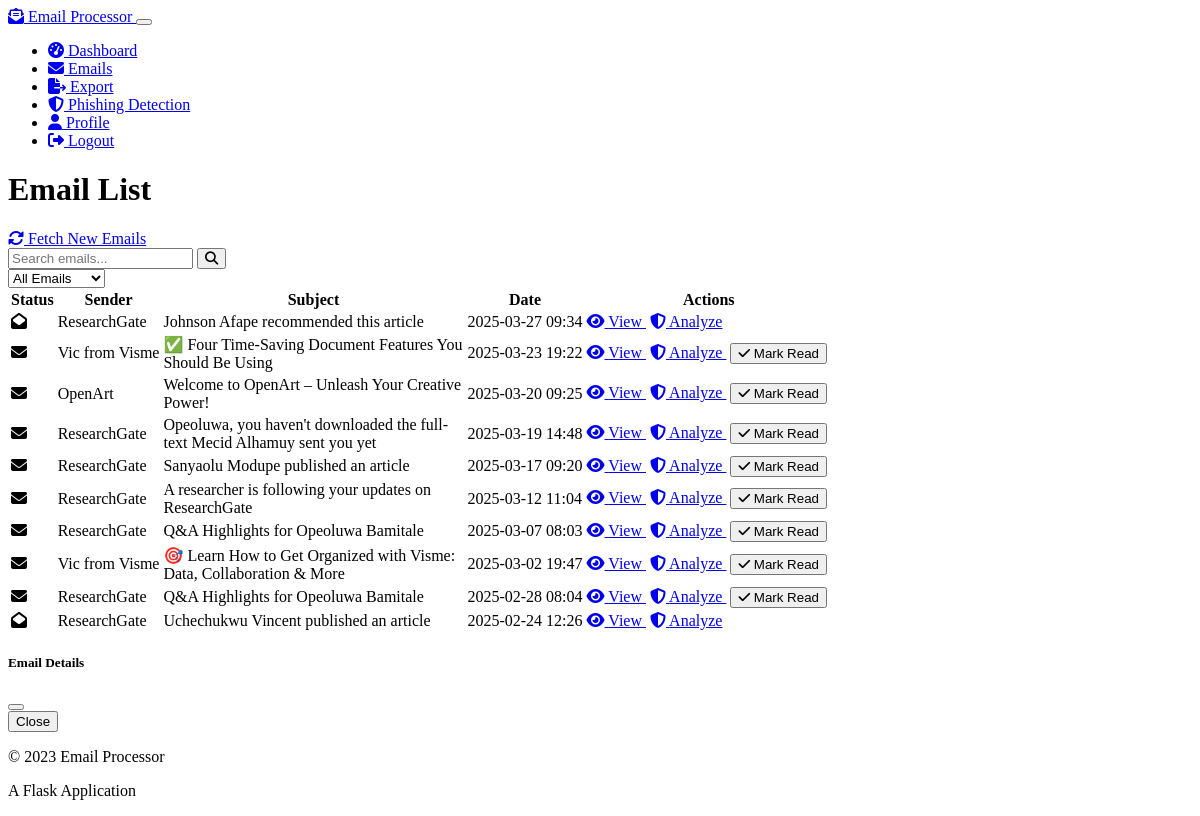
Before: /emails (signed in) with the older database file.
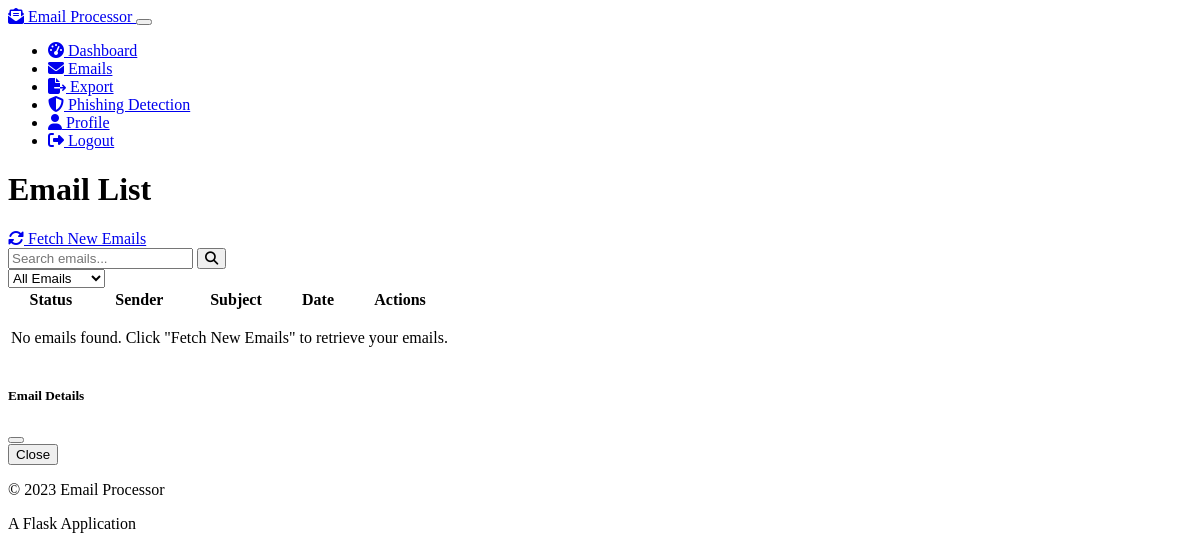
After: the same page with the newer database file.
### models.py (models this page shows, shortened)
class Email(db.Model):
    id = db.Column(db.Integer, primary_key=True)
    user_id = db.Column(db.Integer, db.ForeignKey('user.id'), nullable=False)
    message_id = db.Column(db.String(256), nullable=False)
    sender = db.Column(db.String(120), nullable=False)
    sender_name = db.Column(db.String(120))
    recipient = db.Column(db.String(120), nullable=False)
    subject = db.Column(db.String(512))
    body_text = db.Column(db.Text)
    body_html = db.Column(db.Text)
    body_cleaned = db.Column(db.Text)
    date_received = db.Column(db.DateTime)
    date_processed = db.Column(db.DateTime, default=datetime.utcnow)
    is_read = db.Column(db.Boolean, default=False)

### email_processor.py (the view)
@email_processor_bp.route("/emails")
@login_required
def emails_list():
    page = request.args.get('page', 1, type=int)
    per_page = request.args.get('per_page', 10, type=int)
    emails_pagination = Email.query.filter_by(user_id=current_user.id)\
        .order_by(Email.date_received.desc())\
        .paginate(page=page, per_page=per_page, error_out=False)
    return render_template('emails.html', emails=emails_pagination)

### app.py (called while the page is built)
@login_manager.user_loader
def load_user(user_id):
    from models import User
    return User.query.get(int(user_id))

### templates/emails.html (shortened to what this page needs)
{% extends 'base.html' %}
{% block content %}
<div class="row mb-4">
    <div class="col-md-8">
        <h1 class="mb-4">Email List</h1>
    </div>
    <div class="col-md-4 text-end">
        <a href="{{ url_for('email_processor_bp.fetch_emails_route') }}" class="btn btn-primary">
            <i class="fas fa-sync-alt"></i> Fetch New Emails
        </a>
    </div>
</div>
<div class="card bg-dark">
    <div class="card-body">
        <div class="mb-4">
            <div class="row">
                <div class="col-md-8">
                    <div class="input-group">
                        <input type="text" id="emailSearch" class="form-control" placeholder="Search emails...">
                        <button class="btn btn-outline-secondary" type="button" id="searchButton">
                            <i class="fas fa-search"></i>
                        </button>
                    </div>
                </div>
                <div class="col-md-4">
                    <select class="form-select" id="emailFilter">
                        <option value="all">All Emails</option>
                    </select>
                </div>
            </div>
        </div>
        <div class="table-responsive">
            <table class="table table-hover">
                <thead>
                    <tr>
                        <th scope="col">Status</th>
                        <th scope="col">Sender</th>
                        <th scope="col">Subject</th>
                        <th scope="col">Date</th>
                        <th scope="col">Actions</th>
                    </tr>
                </thead>
                <tbody>
                    {% if emails.items %}
                        {% for email in emails.items %}
                            <tr class="{{ 'table-primary' if not email.is_read else '' }}">
                                <td>
                                    {% if email.is_read %}
                                        <i class="fas fa-envelope-open text-muted" title="Read"></i>
                                    {% else %}
                                        <i class="fas fa-envelope text-primary" title="Unread"></i>
                                    {% endif %}
                                </td>
                                <td>{{ email.sender_name or email.sender }}</td>
                                <td class="text-truncate" style="max-width: 300px;">{{ email.subject }}</td>
                                <td>{{ email.date_received.strftime("%Y-%m-%d %H:%M") if email.date_received else "Unknown" }}</td>
                                <td>
                                    <a href="{{ url_for('email_processor_bp.email_detail', email_id=email.id) }}" class="btn btn-sm btn-primary">
                                        <i class="fas fa-eye"></i> View
                                    </a>
                                    <a href="{{ url_for('phishing_detector_bp.phishing_details', email_id=email.id) }}" class="btn btn-sm btn-outline-danger analyze-phishing-btn" data-email-id="{{ email.id }}">
                                        <i class="fas fa-shield-alt"></i> Analyze
                                    </a>
                                    {% if not email.is_read %}
                                        <button class="btn btn-sm btn-outline-success mark-read-btn" data-email-id="{{ email.id }}">
                                            <i class="fas fa-check"></i> Mark Read
                                        </button>
                                    {% endif %}
                                </td>
                            </tr>
                        {% endfor %}
                    {% else %}
                        <tr>
                            <td colspan="5" class="text-center">
                                <p class="my-3">No emails found. Click "Fetch New Emails" to retrieve your emails.</p>
                            </td>
                        </tr>
                    {% endif %}
                </tbody>
            </table>
        </div>
    </div>
</div>
<div class="modal fade" id="emailDetailModal" tabindex="-1" aria-labelledby="emailDetailModalLabel" aria-hidden="true">
    <div class="modal-dialog modal-lg">
        <div class="modal-content">
            <div class="modal-header">
                <h5 class="modal-title" id="emailDetailModalLabel">Email Details</h5>
                <button type="button" class="btn-close" data-bs-dismiss="modal" aria-label="Close"></button>
            </div>
            <div class="modal-footer">
                <button type="button" class="btn btn-secondary" data-bs-dismiss="modal">Close</button>
            </div>
        </div>
    </div>
</div>
{% endblock %}

### templates/base.html (shortened to what this page needs)
<!DOCTYPE html>
<html lang="en" data-bs-theme="dark">
<head>
    <link rel="stylesheet" href="https://cdn.replit.com/agent/bootstrap-agent-dark-theme.min.css">
    <link rel="stylesheet" href="https://cdnjs.cloudflare.com/ajax/libs/font-awesome/6.4.0/css/all.min.css">
    <link rel="stylesheet" href="{{ url_for('static', filename='css/custom.css') }}">
</head>
<body>
    <nav class="navbar navbar-expand-lg navbar-dark bg-dark mb-4">
        <div class="container">
            <a class="navbar-brand" href="{{ url_for('index') }}">
                <i class="fas fa-envelope-open-text"></i> Email Processor
            </a>
            <button class="navbar-toggler" type="button" data-bs-toggle="collapse" data-bs-target="#navbarNav" aria-controls="navbarNav" aria-expanded="false" aria-label="Toggle navigation">
            </button>
            <div class="collapse navbar-collapse" id="navbarNav">
                <ul class="navbar-nav ms-auto">
                    {% if current_user.is_authenticated %}
                        <li class="nav-item">
                            <a class="nav-link" href="{{ url_for('email_processor_bp.dashboard') }}">
                                <i class="fas fa-tachometer-alt"></i> Dashboard
                            </a>
                        </li>
                        <li class="nav-item">
                            <a class="nav-link" href="{{ url_for('email_processor_bp.emails_list') }}">
                                <i class="fas fa-envelope"></i> Emails
                            </a>
                        </li>
                        <li class="nav-item">
                            <a class="nav-link" href="{{ url_for('csv_exporter_bp.export_page') }}">
                                <i class="fas fa-file-export"></i> Export
                            </a>
                        </li>
                        <li class="nav-item">
                            <a class="nav-link" href="{{ url_for('phishing_detector_bp.phishing_detection_dashboard') }}">
                                <i class="fas fa-shield-alt"></i> Phishing Detection
                            </a>
                        </li>
                        <li class="nav-item">
                            <a class="nav-link" href="{{ url_for('user_progress_bp.profile') }}">
                                <i class="fas fa-user"></i> Profile
                            </a>
                        </li>
                        <li class="nav-item">
                            <a class="nav-link" href="{{ url_for('google_auth.logout') }}">
                                <i class="fas fa-sign-out-alt"></i> Logout
                            </a>
                        </li>
                    {% else %}
                        <li class="nav-item">
                            <a class="nav-link" href="{{ url_for('google_auth.login') }}">
                                <i class="fab fa-google"></i> Login with Google
                            </a>
                        </li>
                    {% endif %}
                </ul>
            </div>
        </div>
    </nav>
    <div class="container">
        {% block content %}{% endblock %}
    </div>
    <footer class="bg-dark text-light mt-5 py-3">
        <div class="container">
            <div class="row">
                <div class="col-md-6">
                    <p>&copy; 2023 Email Processor</p>
                </div>
                <div class="col-md-6 text-md-end">
                    <p>A Flask Application</p>
                </div>
            </div>
        </div>
    </footer>
</body>
</html>

### static/css/custom.css (style rules this page uses)
.card { transition: transform 0.2s ease-in-out; }
.btn { margin-right: 0.25rem; }

Changed rows visible on the page:
removed Email: is_read True (drawn), sender_name "ResearchGate", subject "Johnson Afape recommended this article", date_received "2025-03-27 09:34"
removed Email: is_read False (drawn), sender_name "Vic from Visme", subject "✅ Four Time-Saving Document Features You Should Be Using", date_received "2025-03-23 19:22"
removed Email: is_read False (drawn), sender_name "OpenArt", subject "Welcome to OpenArt – Unleash Your Creative Power!", date_received "2025-03-20 09:25"
removed Email: is_read False (drawn), sender_name "ResearchGate", subject "Opeoluwa, you haven't downloaded the full-text Mecid Alhamuy sent you yet", date_received "2025-03-19 14:48"
removed Email: is_read False (drawn), sender_name "ResearchGate", subject "Sanyaolu Modupe published an article", date_received "2025-03-17 09:20"
removed Email: is_read False (drawn), sender_name "ResearchGate", subject "A researcher is following your updates on ResearchGate", date_received "2025-03-12 11:04"
removed Email: is_read False (drawn), sender_name "ResearchGate", subject "Q&A Highlights for Opeoluwa Bamitale", date_received "2025-03-07 08:03"
removed Email: is_read False (drawn), sender_name "Vic from Visme", subject "🎯 Learn How to Get Organized with Visme: Data, Collaboration & More", date_received "2025-03-02 19:47"
removed Email: is_read False (drawn), sender_name "ResearchGate", subject "Q&A Highlights for Opeoluwa Bamitale", date_received "2025-02-28 08:04"
removed Email: is_read True (drawn), sender_name "ResearchGate", subject "Uchechukwu Vincent published an article", date_received "2025-02-24 12:26"
Other visible differences:
text now shown: "No emails found. Click \"Fetch New Emails\" to retrieve your emails."
